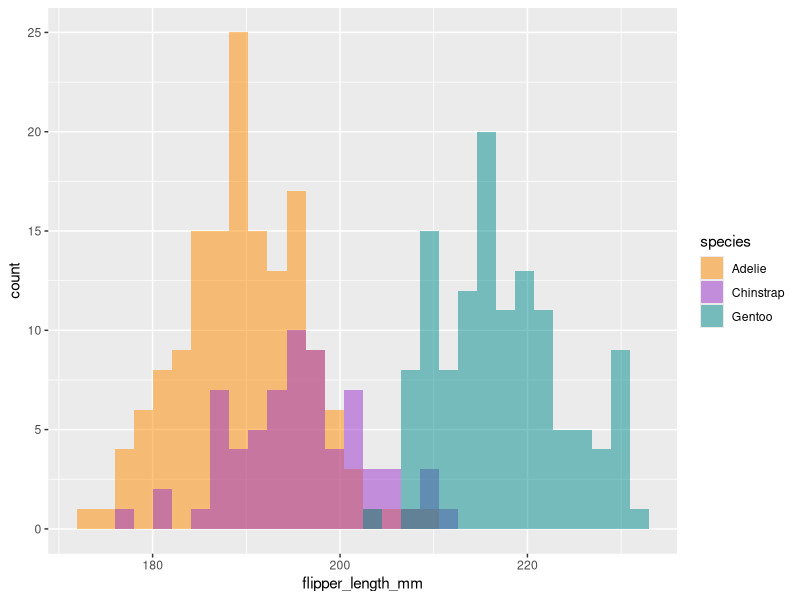

This figure's R source:
## ---- chunk 1
library(tidyverse)
library(palmerpenguins)
## ---- chunk 2
ggplot(data = penguins, aes(x = flipper_length_mm)) +
  geom_histogram(aes(fill = species), alpha = 0.5, position = "identity") +
  scale_fill_manual(values = c("darkorange","darkorchid","cyan4"))
